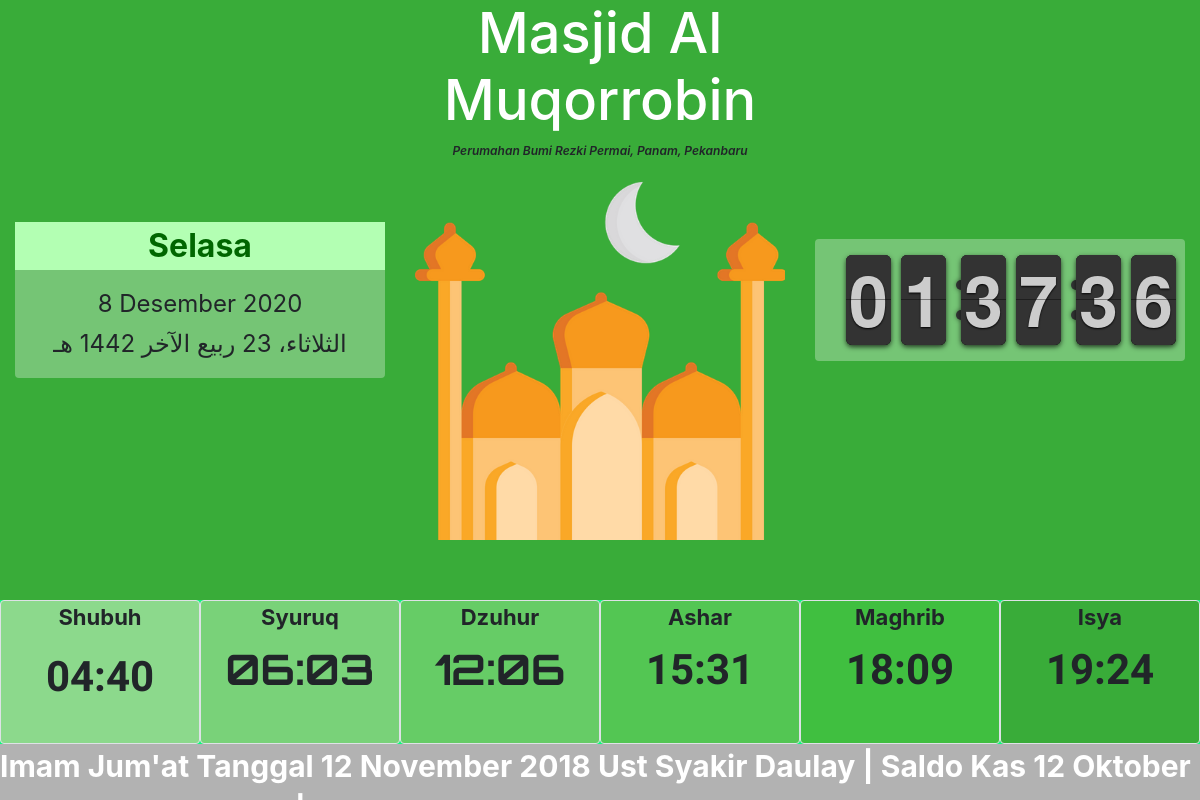
/jadwal1.php, run on an earlier commit of the app's database.
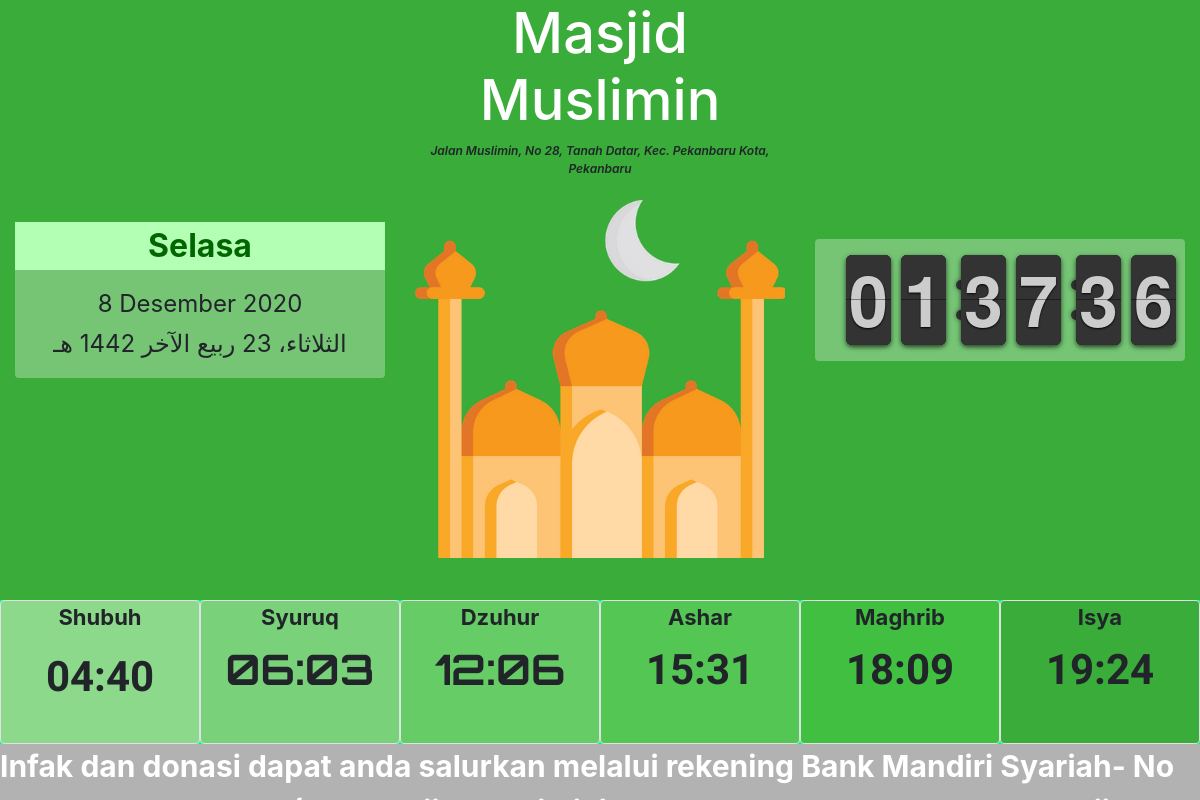
And on a later commit of the database.
### tables this page shows
CREATE TABLE `masjid` (
  `id` int(11) NOT NULL,
  `email` varchar(100) NOT NULL,
  `password` text NOT NULL,
  `nama` varchar(100) NOT NULL,
  `alamat` text NOT NULL,
  `lo` varchar(20) NOT NULL,
  `ln` varchar(20) NOT NULL,
  `hp` varchar(20) NOT NULL,
  `gambar` text NOT NULL,
  `iqomah` int(11) NOT NULL,
  `khotib` varchar(100) NOT NULL,
  `imam` varchar(100) NOT NULL,
  `muadzin` varchar(100) NOT NULL
);

CREATE TABLE `running_text` (
  `id` int(11) NOT NULL,
  `judul` varchar(100) NOT NULL,
  `isi` text NOT NULL
);

### jadwal1.php (the view, shortened to what this page needs)
<?php
require "koneksi.php";
$sql="select * from masjid where (id=?)";
$stmt=$conn->prepare($sql);
$stmt->execute([1]);
$result=$stmt->fetch();
$sql1="select * from running_text";
$stmt1=$conn->prepare($sql1);
$stmt1->execute();
$result1=$stmt1->fetchAll();
?>
<!DOCTYPE html>
<html lang="en">
<head>
  <link rel="stylesheet" href="dist/css/bootstrap.min.css">
  <link rel="stylesheet" href="dist/css/flipclock.css">
  <link rel="stylesheet" href="dist/css/style.css">
</head>
<body>
  <section class="section-body " >
  <div class="container-fluid h-100" style="">
    <div class="row h-100">
      <div class="col-md-4 h-100 text-center d-flex align-items-center" style="background-color: #39ac39;">
        <div class="col-12 rounded" style="background-color:rgba(255,255,255,0.3); padding-left: 0;padding-right: 0">
          <div style="width: 100%;background-color:#b3ffb3">
            <p id="hari" style="font-size:32px; color:#006600; font-weight: 700;" > </p>
          </div>
        <p class="center tanggal " style="font-size:24px;margin-bottom: 0.2em;"></p>
       <p class="center hijriah " style="font-size:24px;"></p>
       </div>
      </div>
     <div class="col-md-4 text-center  align-middle" style="background-color: #39ac39;padding-bottom: 0">
      <h1 style="font-size: 56px" class="text-center text-white" ><?php echo $result['nama'] ?></h1>
       <p class="text-center" style="font-style: italic; font-size:12px;font-weight: 600"><?php echo $result['alamat'] ?></p>
      <img src="img/masjidkecil.png" class="img-fluid" style="height: auto;width: 100%">
     </div>
     <div class="col-md-4 d-flex justify-content-center align-items-center" style="background-color: #39ac39; ">
      <div class="col-12 rounded" style="background-color:rgba(255,255,255,0.3);">
       <div class="d-flex justify-content-end" style="padding-right: 0px"  id="clock"></div>
     </div>
</div>
</div>
</section>
<section class="section-jadwal" style="background-color: #08fa7a">
 <div class="container-fluid h-100">
  <div class="row h-100">
    <div class="col-2 border shadow-lg rounded text-center imsak">
      <p style="font-size: 22px;
  margin-bottom: 0.5em;"><b>Shubuh</b></p>
      <p id="shubuh"> </p>
    </div>
    <div class="col-2 border shadow-lg rounded text-center shubuh">
      <div style="border-color: black,solid;">
         <p style="font-size: 22px;
  margin-bottom: 0.2em;"><b>Syuruq</b></p>
     <p id="fajar"> </p>
      </div>
   </div>
   <div class="col-2 border shadow-lg rounded text-center dzuhur">
    <p style="font-size: 22px;
  margin-bottom: 0.2em;"><b>Dzuhur</b></p>
    <p id="dzuhur"> </p>
  </div>
  <div class="col-2 jadwal border shadow-lg rounded text-center ashar">
    <p style="font-size: 22px;
  margin-bottom: 0.2em;"><b>Ashar</b></p>
    <p id="ashar"> </p>
  </div>
  <div class="col-2 border shadow-lg rounded text-center maghrib">
    <p style="font-size: 22px;
  margin-bottom: 0.2em;"><b>Maghrib</b></p>
    <p id="maghrib"> </p>
  </div>
  <div class="col-xl-2 border shadow-lg rounded text-center isya" style="padding-bottom: 0">
   <p style="font-size: 22px;
  margin-bottom: 0.2em;"><b>Isya</b></p>
    <p id="isya" style="margin-bottom: 0" > </p>
  </div>
    </div>
  </div>
</section>
<section class="section-running" style="background-color:rgba(0,0,0,0.3)">
 <div class="container-fluid">
  <div class="row ">
    <marquee scrolldelay="200">
      <p style="font-size: 30px;">
        <b style="color:white;">
          <?php foreach ($result1 as $row) : ?>
            <?php echo $row['isi'] ?>|
          <?php endforeach; ?>
        </b>
      </p>
    </marquee>
  </div>
</div>
</section>
</body>
</html>

### jadwal1.php (style rules this page uses)
html, body { height:100%; }
.section-body { height:75%; }
.section-jadwal { height:18%; }
.section-running { height:7%; margin-bottom: 0; position: fixed; }
.maghrib { background-color: #40bf40 }
.shubuh { background-color:#79d279 }
.isya { background-color: #39ac39 }
.dzuhur { background-color: #66cc66 }
.imsak { background-color: #8cd98c }
.ashar { background-color: #53c653 }
.center { height: 100% }

What changed in the data, as far as the page shows it:
removed running_text: isi "Imam Jum'at Tanggal 12 November 2018 Ust Syakir Daulay"
removed running_text: isi "Saldo Kas 12 Oktober…"
changed masjid: nama "Masjid Al Muqorrobin" → "Masjid Muslimin"; alamat "Perumahan Bumi Rezki Permai, Panam, Pekanbaru" → "Jalan Muslimin, No 28, Tanah Datar, Kec. Pekanbaru Kota, Pekanbaru"
added running_text: isi "Infak dan donasi dapat anda salurkan melalui rekening Bank Mandiri Syariah- No…"
